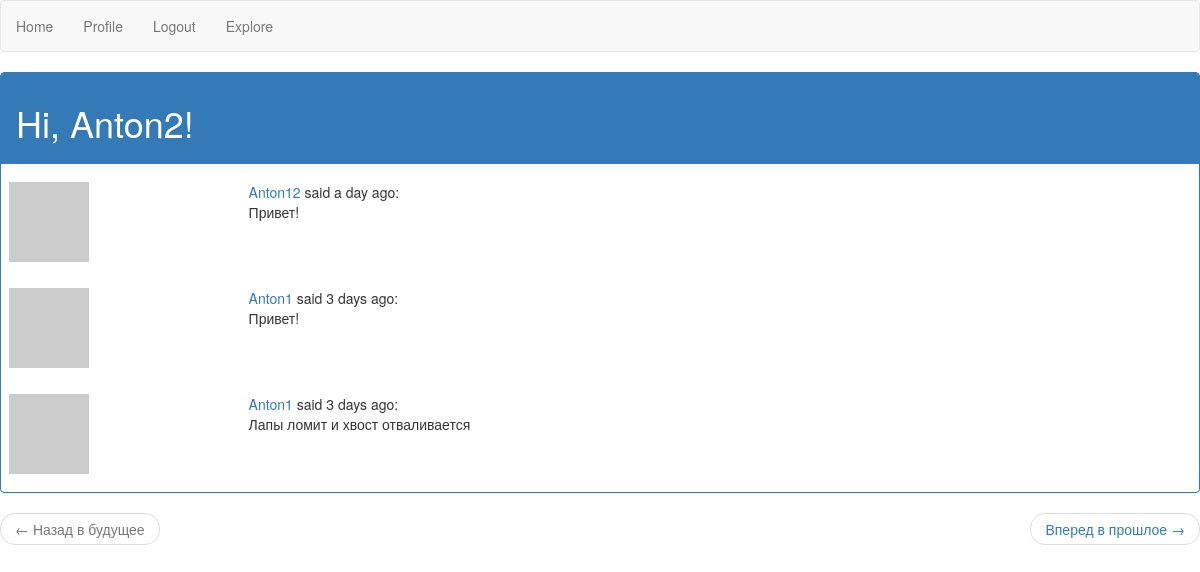
The app's page /explore (signed in) with its own data.
### app/models.py (models this page shows, shortened)
class User(UserMixin, db.Model):
    id = db.Column(db.Integer, primary_key=True)
    username = db.Column(db.String(64), index=True, unique=True)
    email = db.Column(db.String(120), index=True, unique=True)
    password_hash = db.Column(db.String(128))
    posts = db.relationship('Post', backref='author', lazy='dynamic')
    about_me = db.Column(db.String(300))
    last_seen = db.Column(db.DateTime, default=datetime.utcnow)
    followed = db.relationship(
        'User', secondary=followers,
        primaryjoin=(followers.c.follower_id == id),
        secondaryjoin=(followers.c.followed_id == id),
        backref=db.backref('followers', lazy='dynamic'), lazy='dynamic')
    def avatar(self, size):
        digest = md5(self.email.lower().encode('utf-8')).hexdigest()
        return 'https://www.gravatar.com/avatar/{}?d=identicon&s={}'.format(
            digest, size)

class Post(db.Model):
    id = db.Column(db.Integer, primary_key=True)
    body = db.Column(db.String(140))
    timestamp = db.Column(db.DateTime, index=True, default=datetime.utcnow)
    user_id = db.Column(db.Integer, db.ForeignKey('user.id'))

### app/routs.py (the view)
@app.route('/explore')
@login_required
def explore():
    page = request.args.get('page', 1, type=int)
    posts = Post.query.order_by(Post.timestamp.desc()).paginate(
        page, app.config['POSTS_PER_PAGE'], False)
    next_url = url_for('explore', page=posts.next_num) \
        if posts.has_next else None
    prev_url = url_for('explore', page=posts.prev_num) \
        if posts.has_prev else None
    return render_template("index.html", title='Explore', posts=posts.items,
                           next_url=next_url, prev_url=prev_url)

### app/models.py (called while the page is built)
@login.user_loader
def load_user(id):
    return User.query.get(int(id))

### app/routs.py (called while the page is built)
@app.before_request
def before_request():
    if current_user.is_authenticated:
        current_user.last_seen = datetime.utcnow()
        db.session.commit()

### app/templates/index.html (shortened to what this page needs)
{% extends "base.html" %}
{% block content %}
    <div class="panel panel-primary">
    <div class="panel-heading">
        <h1>Hi, {{ current_user.username }}!</h1>
    </div>
    {% for post in posts %}
    <p>
    {% include '_post.html' %}
    </p>
    {% endfor %}
    </div>
    <nav aria-label="...">
    <ul class="pager">
        <li class="previous{% if not prev_url %} disabled{% endif %}">
            <a href="{{ prev_url or '#' }}">
                <span aria-hidden="true">&larr;</span> Назад в будущее
            </a>
        </li>
        <li class="next{% if not next_url %} disabled{% endif %}">
            <a href="{{ next_url or '#' }}">
                Вперед в прошлое <span aria-hidden="true">&rarr;</span>
            </a>
        </li>
    </ul>
    </nav>
{% endblock %}

### app/templates/_post.html
<table class="table table-hover">
    <tr>
        <td width="20%">
            <a href="{{ url_for('user', username=post.author.username) }}">
                <img src="{{ post.author.avatar(70) }}" />
            </a>
        </td>
        <td>
            <a href="{{ url_for('user', username=post.author.username) }}">
                {{ post.author.username }}
            </a>
            said {{ moment(post.timestamp).fromNow() }}:
            <br>
            {{ post.body }}
        </td>
    </tr>
</table>

### records on screen
User: username "Anton2"
Post: author.username "Anton12", timestamp "a day ago", body "Привет!"
Post: author.username "Anton1", timestamp "3 days ago", body "Привет!"
Post: author.username "Anton1", timestamp "3 days ago", body "Лапы ломит и хвост отваливается"
